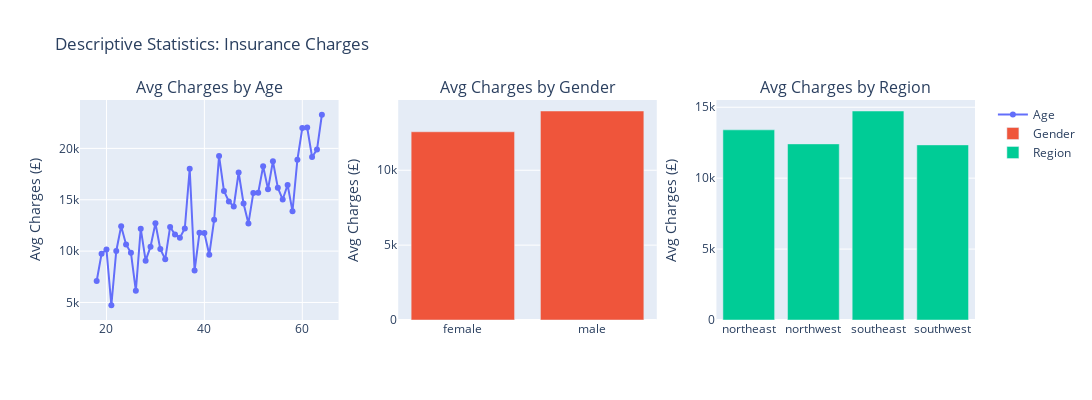

Here is the notebook cell this chart was saved with:
### Code cell
import pandas as pd
import plotly.graph_objects as go
from plotly.subplots import make_subplots

# Load dataset (adjust path as needed)
df_cleaned = pd.read_csv('cleaned_healthcare_insurance.csv')

# Precompute averages
avg_charges_by_age = df_cleaned.groupby('age', as_index=False)['charges'].mean()
avg_charges_by_gender = df_cleaned.groupby('sex', as_index=False)['charges'].mean()
avg_charges_by_region = df_cleaned.groupby('region', as_index=False)['charges'].mean()

# Create subplot figure with 1 row and 3 columns
fig = make_subplots(rows=1, cols=3, subplot_titles=[
    "Avg Charges by Age",
    "Avg Charges by Gender",
    "Avg Charges by Region"
])

# Add line chart (age)
fig.add_trace(
    go.Scatter(x=avg_charges_by_age['age'], y=avg_charges_by_age['charges'],
               mode='lines+markers', name='Age'),
    row=1, col=1
)

# Add bar chart (gender)
fig.add_trace(
    go.Bar(x=avg_charges_by_gender['sex'], y=avg_charges_by_gender['charges'], name='Gender'),
    row=1, col=2
)

# Add bar chart (region)
fig.add_trace(
    go.Bar(x=avg_charges_by_region['region'], y=avg_charges_by_region['charges'], name='Region'),
    row=1, col=3
)

# Update layout
fig.update_layout(height=400, width=1200, title_text="Descriptive Statistics: Insurance Charges")
fig.update_yaxes(title_text="Avg Charges (£)", row=1, col=1)
fig.update_yaxes(title_text="Avg Charges (£)", row=1, col=2)
fig.update_yaxes(title_text="Avg Charges (£)", row=1, col=3)
fig.show()

### Figure 1 — Plotly figure (JSON) as saved in the notebook; plotly's stock layout.template omitted (floating-point values rounded to 4 significant figures)
{"data": [{"mode": "lines+markers", "name": "Age", "type": "scatter", "x": [18, 19, 20, 21, 22, 23, 24, 25, 26, 27, 28, 29, 30, 31, 32, 33, 34, 35, 36, 37, 38, 39, 40, 41, 42, 43, 44, 45, 46, 47, 48, 49, 50, 51, 52, 53, 54, 55, 56, 57, 58, 59, 60, 61, 62, 63, 64], "xaxis": "x", "y": [7086.0, 9748.0, 10160.0, 4730.0, 10010.0, 12420.0, 10650.0, 9838.0, 6134.0, 12180.0, 9069.0, 10430.0, 12720.0, 10200.0, 9220.0, 12350.0, 11610.0, 11310.0, 12200.0, 18020.0, 8103.0, 11780.0, 11770.0, 9654.0, 13060.0, 19270.0, 15860.0, 14830.0, 14340.0, 17650.0, 14630.0, 12700.0, 15660.0, 15680.0, 18260.0, 16020.0, 18760.0, 16160.0, 15030.0, 16450.0, 13880.0, 18900.0, 21980.0, 22020.0, 19160.0, 19880.0, 23280.0], "yaxis": "y"}, {"name": "Gender", "type": "bar", "x": ["female", "male"], "xaxis": "x2", "y": [12570.0, 13960.0], "yaxis": "y2"}, {"name": "Region", "type": "bar", "x": ["northeast", "northwest", "southeast", "southwest"], "xaxis": "x3", "y": [13410.0, 12420.0, 14740.0, 12350.0], "yaxis": "y3"}], "layout": {"annotations": [{"font": {"size": 16}, "showarrow": false, "text": "Avg Charges by Age", "x": 0.1444, "xanchor": "center", "xref": "paper", "y": 1, "yanchor": "bottom", "yref": "paper"}, {"font": {"size": 16}, "showarrow": false, "text": "Avg Charges by Gender", "x": 0.5, "xanchor": "center", "xref": "paper", "y": 1, "yanchor": "bottom", "yref": "paper"}, {"font": {"size": 16}, "showarrow": false, "text": "Avg Charges by Region", "x": 0.8556, "xanchor": "center", "xref": "paper", "y": 1, "yanchor": "bottom", "yref": "paper"}], "height": 400, "title": {"text": "Descriptive Statistics: Insurance Charges"}, "width": 1200, "xaxis": {"anchor": "y", "domain": [0, 0.2889]}, "xaxis2": {"anchor": "y2", "domain": [0.3556, 0.6444]}, "xaxis3": {"anchor": "y3", "domain": [0.7111, 1]}, "yaxis": {"anchor": "x", "domain": [0, 1], "title": {"text": "Avg Charges (£)"}}, "yaxis2": {"anchor": "x2", "domain": [0, 1], "title": {"text": "Avg Charges (£)"}}, "yaxis3": {"anchor": "x3", "domain": [0, 1], "title": {"text": "Avg Charges (£)"}}}}
